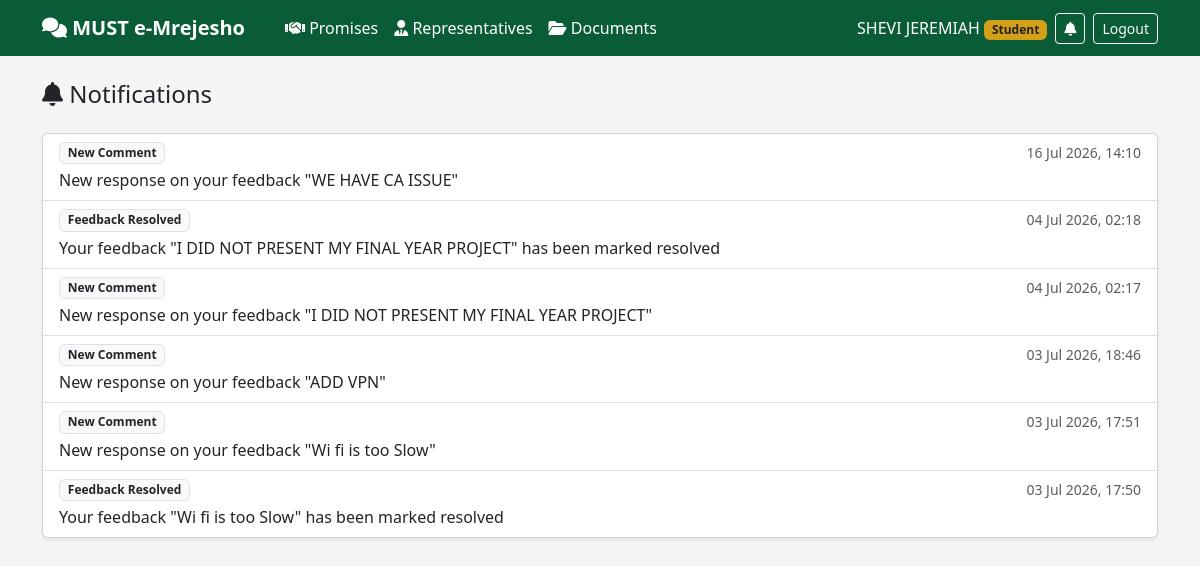
Page /notifications/ (signed in) on the committed database.
### accounts/models.py (models this page shows, shortened)
class User(AbstractUser):
    class Role(models.TextChoices):
        STUDENT = "STUDENT", "Student"
        REPRESENTATIVE = "REPRESENTATIVE", "Representative"
        ADMIN = "ADMIN", "Admin"
    id = models.UUIDField(primary_key=True, default=uuid.uuid4, editable=False)
    role = models.CharField(max_length=20, choices=Role.choices, default=Role.STUDENT)
    registration_number = models.CharField(
        max_length=30, blank=True, null=True, unique=True,
        help_text="Student registration number or staff ID"
    )
    phone_number = models.CharField(max_length=20, blank=True, null=True)
    department = models.ForeignKey(
        "departments.Department", null=True, blank=True,
        on_delete=models.SET_NULL, related_name="staff_members",
        help_text="Required for Representative role"
    )
    is_active_staff = models.BooleanField(
        default=True, help_text="Toggle off to temporarily suspend a representative from receiving cases"
    )
    created_at = models.DateTimeField(auto_now_add=True)

### notifications/models.py (models this page shows, shortened)
class Notification(models.Model):
    class EventType(models.TextChoices):
        NEW_FEEDBACK = "NEW_FEEDBACK", "New Feedback Assigned"
        NEW_COMMENT = "NEW_COMMENT", "New Comment"
        ESCALATED = "ESCALATED", "Feedback Escalated"
        RESOLVED = "RESOLVED", "Feedback Resolved"
        CLOSED = "CLOSED", "Feedback Closed"
    id = models.UUIDField(primary_key=True, default=uuid.uuid4, editable=False)
    recipient = models.ForeignKey(
        settings.AUTH_USER_MODEL, on_delete=models.CASCADE, related_name="notifications"
    )
    event_type = models.CharField(max_length=20, choices=EventType.choices)
    message = models.CharField(max_length=255)
    feedback = models.ForeignKey(
        "feedback.Feedback", on_delete=models.CASCADE, related_name="notifications",
        null=True, blank=True
    )
    is_read = models.BooleanField(default=False)
    created_at = models.DateTimeField(auto_now_add=True)
    class Meta:
        ordering = ["-created_at"]

### notifications/views.py (the view)
# urls.py: path("", views.notification_list, name="list"),
@login_required
def notification_list(request):
    request.user.notifications.filter(is_read=False).update(is_read=True)
    notifications = request.user.notifications.all()[:50]
    return render(request, "notifications/list.html", {"notifications": notifications})

### templates/notifications/list.html (shortened to what this page needs)
{% extends "base.html" %}
{% block content %}
<h4 class="mb-4"><i class="fa-solid fa-bell"></i> Notifications</h4>
<div class="card shadow-sm">
    <ul class="list-group list-group-flush">
        {% for n in notifications %}
        <li class="list-group-item {% if not n.is_read %}bg-light{% endif %}">
            <a href="{% url 'notifications:mark_read' n.pk %}" class="text-decoration-none text-dark d-block">
                <div class="d-flex justify-content-between">
                    <span class="badge bg-light text-dark border">{{ n.get_event_type_display }}</span>
                    <small class="text-muted">{{ n.created_at|date:"d M Y, H:i" }}</small>
                </div>
                <p class="mb-0 mt-1">{{ n.message }}</p>
            </a>
        </li>
        {% empty %}
        <li class="list-group-item text-muted text-center py-4">No notifications yet.</li>
        {% endfor %}
    </ul>
</div>
{% endblock %}

### templates/base.html (shortened to what this page needs)
{% load static %}
<!DOCTYPE html>
<html lang="en">
<head>
    <link href="https://cdnjs.cloudflare.com/ajax/libs/bootstrap/5.3.3/css/bootstrap.min.css" rel="stylesheet">
    <link href="https://cdnjs.cloudflare.com/ajax/libs/font-awesome/6.5.1/css/all.min.css" rel="stylesheet">
</head>
<body>
    <nav class="navbar navbar-expand-lg navbar-dark navbar-must mb-4">
        <div class="container">
            <a class="navbar-brand fw-bold" href="{% url 'feedback:dashboard' %}">
                <i class="fa-solid fa-comments"></i> MUST e-Mrejesho
            </a>
            <div class="collapse navbar-collapse" id="mainNavbar">
                <ul class="navbar-nav me-auto mb-2 mb-lg-0 ms-lg-3">
                    <li class="nav-item">
                        <a class="nav-link py-1" href="{% url 'accountability:promise_dashboard' %}"><i class="fa-solid fa-handshake"></i> Promises</a>
                    </li>
                    <li class="nav-item">
                        <a class="nav-link py-1" href="{% url 'accountability:rep_list' %}"><i class="fa-solid fa-user-tie"></i> Representatives</a>
                    </li>
                    <li class="nav-item">
                        <a class="nav-link py-1" href="{% url 'accountability:document_list' %}"><i class="fa-solid fa-folder-open"></i> Documents</a>
                    </li>
                </ul>
                {% if user.is_authenticated %}
                <div class="d-flex align-items-center flex-wrap justify-content-lg-end gap-2 mt-3 mt-lg-0">
                    <span class="text-white">{{ user.get_full_name|default:user.username }} <span class="badge badge-must">{{ user.get_role_display }}</span></span>
                    <a href="{% url 'notifications:list' %}" class="btn btn-outline-light btn-sm position-relative">
                        <i class="fa-solid fa-bell"></i>
                    </a>
                    <form method="post" action="{% url 'accounts:logout' %}" class="d-inline m-0">
                        <button type="submit" class="btn btn-outline-light btn-sm">Logout</button>
                    </form>
                </div>
                {% endif %}
            </div>
        </div>
    </nav>
    <div class="container mb-5">
        {% block content %}{% endblock %}
    </div>
</body>
</html>

### templates/base.html (style rules this page uses)
:root { --must-green: #0a5c36; --must-gold: #d4a017; }
body { background: #f4f6f5; font-family: 'Segoe UI', sans-serif; }
.navbar-must { background: var(--must-green); }
.navbar-must .navbar-brand, .navbar-must .nav-link { color: #fff !important; }
.badge-must { background: var(--must-gold); color: #222; }

### rows in the picture
User: get_full_name "SHEVI JEREMIAH", role "Student"
Notification: event_type "New Comment", created_at "16 Jul 2026, 14:10", message "New response on your feedback \"WE HAVE CA ISSUE\""
Notification: event_type "Feedback Resolved", created_at "04 Jul 2026, 02:18", message "Your feedback \"I DID NOT PRESENT MY FINAL YEAR PROJECT\" has been marked resolved"
Notification: event_type "New Comment", created_at "04 Jul 2026, 02:17", message "New response on your feedback \"I DID NOT PRESENT MY FINAL YEAR PROJECT\""
Notification: event_type "New Comment", created_at "03 Jul 2026, 18:46", message "New response on your feedback \"ADD VPN\""
Notification: event_type "New Comment", created_at "03 Jul 2026, 17:51", message "New response on your feedback \"Wi fi is too Slow\""
Notification: event_type "Feedback Resolved", created_at "03 Jul 2026, 17:50", message "Your feedback \"Wi fi is too Slow\" has been marked resolved"
